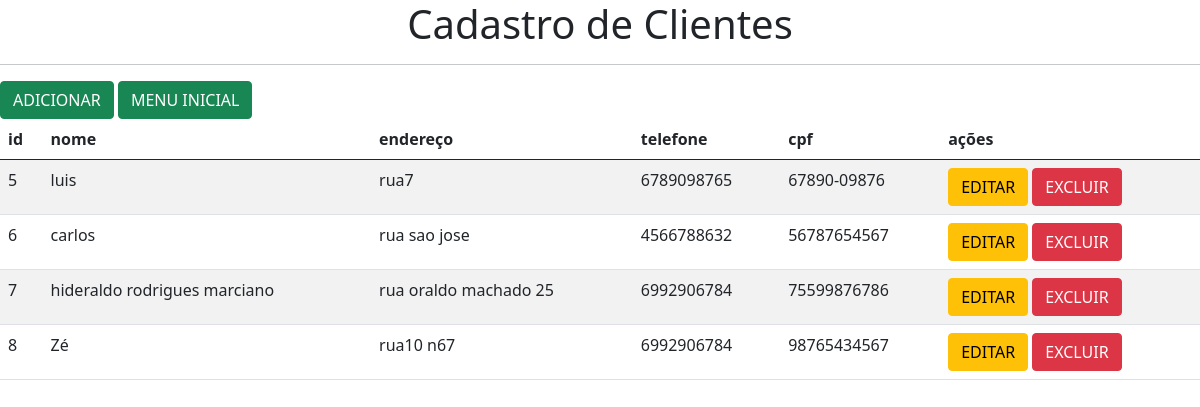
Page /cliente/ on the earlier database version.
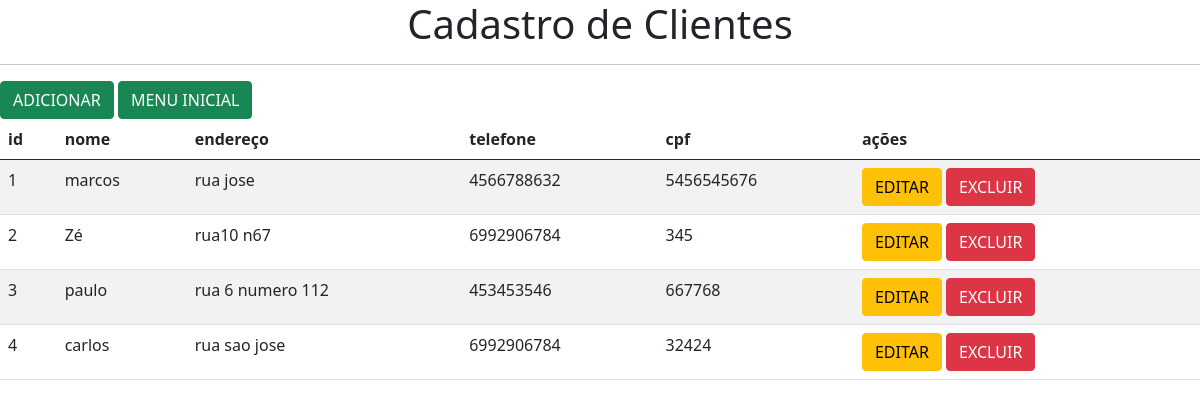
Same page on the later database version.
### AppBarb/models.py (models this page shows, shortened)
class Cliente(models.Model):
    nome = models.CharField(max_length=200)
    endereço = models.CharField(max_length=200)
    telefone = models.CharField(max_length=10)
    cpf = models.CharField(max_length=11, unique=True)

### AppBarb/views.py (the view)
# urls.py: path('cliente/', views.cliente, name="cliente"),
def cliente(request):
    clientes = Cliente.objects.all()
    context = {
        'clientes': clientes
    }
    return render(request, 'cliente/cliente.html', context)

### AppBarb/templates/cliente/cliente.html (shortened to what this page needs)
{% extends 'base.html'%}
{% block content %}
       <h1> <center>Cadastro de Clientes</center></h1>
       <hr>
       <a class="btn btn-success" href="{% url 'cliente_add' %}">ADICIONAR</a>
       <a class="btn btn-success" href="{% url 'home' %}">MENU INICIAL</a>
       <table class="table table-striped">
          <thead>
            <tr>
              <th>id</th>
                <th>nome</th>
                <th>endereço</th>
                <th>telefone</th>
                <th>cpf</th>
                <th>ações</th>
            </tr>
          </thead>
          <tbody>
            {% for cliente in clientes %}
            <tr>
                <td>{{cliente.id}}</td>
                <td>{{cliente.nome}}</td>
                <td>{{cliente.endereço}}</td>
                <td>{{cliente.telefone}}</td>
                <td>{{cliente.cpf}}</td>
                <td>
                    <a class="btn btn-warning" href="{% url 'cliente_edit' cliente.id %}">EDITAR</a>
                    <a class="btn btn-danger" href="{% url 'cliente_delete' cliente.id %}">EXCLUIR</a>
                </td>
            </tr>
            {% endfor %}
          </tbody>
        </table>
{% endblock %}

Differences in the rows shown:
removed Cliente: id "5", nome "luis", endereço "rua7", telefone "6789098765", cpf "67890-09876"
removed Cliente: id "6", nome "carlos", endereço "rua sao jose", telefone "4566788632", cpf "56787654567"
removed Cliente: id "7", nome "hideraldo rodrigues marciano", endereço "rua oraldo machado 25", telefone "6992906784", cpf "75599876786"
removed Cliente: id "8", nome "Zé", endereço "rua10 n67", telefone "6992906784", cpf "98765434567"
added Cliente: id "1", nome "marcos", endereço "rua jose", telefone "4566788632", cpf "5456545676"
added Cliente: id "2", nome "Zé", endereço "rua10 n67", telefone "6992906784", cpf "345"
added Cliente: id "3", nome "paulo", endereço "rua 6 numero 112", telefone "453453546", cpf "667768"
added Cliente: id "4", nome "carlos", endereço "rua sao jose", telefone "6992906784", cpf "32424"
